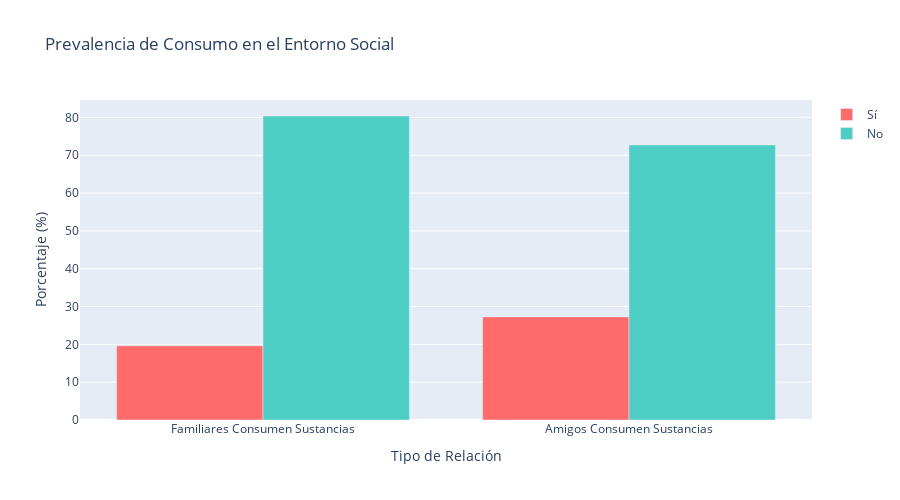

Here is the notebook cell this chart was saved with:
### Markdown cell above
## 1. Análisis del Entorno Social - Familiares y Amigos Consumidores

### Code cell
# Gráfico 1: Prevalencia de familiares y amigos consumidores

# Variables del entorno social (primeras 2 categóricas)
familiares_var = categorical_features[0]  # G_01
amigos_var = categorical_features[1]      # G_02

entorno_data = {
    'Tipo': [get_readable_name(familiares_var), get_readable_name(amigos_var)],
    'Sí (%)': [
        (df[familiares_var] == 1).mean() * 100,
        (df[amigos_var] == 1).mean() * 100
    ],
    'No (%)': [
        (df[familiares_var] == 2).mean() * 100,
        (df[amigos_var] == 2).mean() * 100
    ]
}

fig1 = go.Figure(data=[
    go.Bar(name='Sí', x=entorno_data['Tipo'], y=entorno_data['Sí (%)'], marker_color='#FF6B6B'),
    go.Bar(name='No', x=entorno_data['Tipo'], y=entorno_data['No (%)'], marker_color='#4ECDC4')
])

fig1.update_layout(
    title='Prevalencia de Consumo en el Entorno Social',
    xaxis_title='Tipo de Relación',
    yaxis_title='Porcentaje (%)',
    barmode='group',
    height=500
)

fig1.show()

### Figure 1 — Plotly figure (JSON) as saved in the notebook; plotly's stock layout.template omitted (floating-point values rounded to 4 significant figures)
{"data": [{"marker": {"color": "#FF6B6B"}, "name": "Sí", "type": "bar", "x": ["Familiares Consumen Sustancias", "Amigos Consumen Sustancias"], "y": [19.61, 27.26]}, {"marker": {"color": "#4ECDC4"}, "name": "No", "type": "bar", "x": ["Familiares Consumen Sustancias", "Amigos Consumen Sustancias"], "y": [80.39, 72.74]}], "layout": {"barmode": "group", "height": 500, "title": {"text": "Prevalencia de Consumo en el Entorno Social"}, "xaxis": {"title": {"text": "Tipo de Relación"}}, "yaxis": {"title": {"text": "Porcentaje (%)"}}}}
